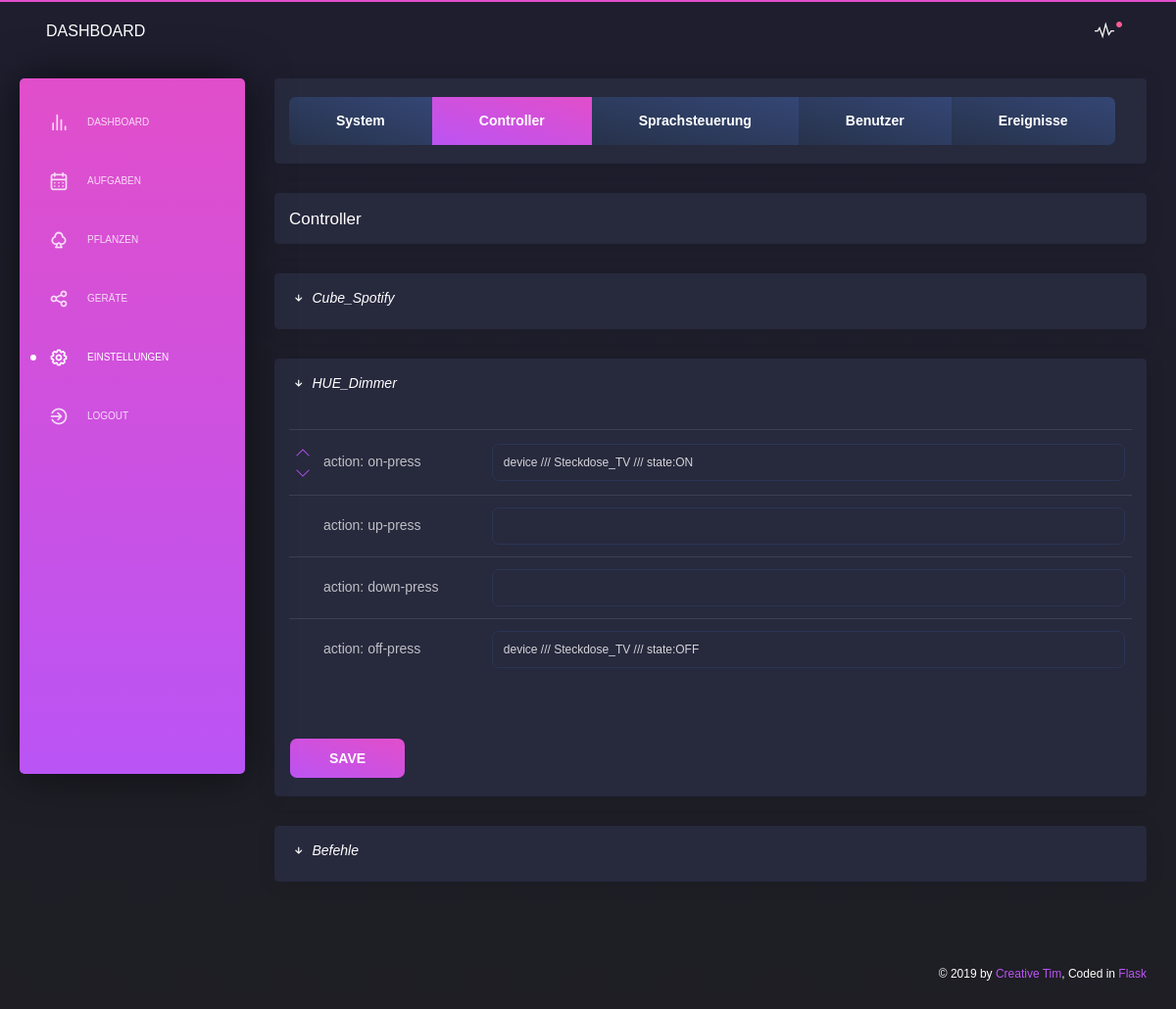
Page /settings/controller (signed in) on the committed database.
### app/database/models.py (models this page shows)
class Controller(db.Model):
    __tablename__   = 'controller'
    id              = db.Column(db.Integer, primary_key=True, autoincrement = True)
    device_ieeeAddr = db.Column(db.String(50), db.ForeignKey('devices.ieeeAddr'))
    device          = db.relationship('Devices')
    command_1       = db.Column(db.String(50))
    task_1          = db.Column(db.String(50))
    command_2       = db.Column(db.String(50))
    task_2          = db.Column(db.String(50))
    command_3       = db.Column(db.String(50))
    task_3          = db.Column(db.String(50))
    command_4       = db.Column(db.String(50))
    task_4          = db.Column(db.String(50))
    command_5       = db.Column(db.String(50))
    task_5          = db.Column(db.String(50))
    command_6       = db.Column(db.String(50))
    task_6          = db.Column(db.String(50))
    command_7       = db.Column(db.String(50))
    task_7          = db.Column(db.String(50))
    command_8       = db.Column(db.String(50))
    task_8          = db.Column(db.String(50))
    command_9       = db.Column(db.String(50))
    task_9          = db.Column(db.String(50))
    collapse        = db.Column(db.String(50))

class Devices(db.Model):
    __tablename__ = 'devices'
    id                            = db.Column(db.Integer, primary_key=True, autoincrement = True)
    name                          = db.Column(db.String(50), unique=True)
    gateway                       = db.Column(db.String(50))
    ieeeAddr                      = db.Column(db.String(50), unique=True)
    model                         = db.Column(db.String(50))
    device_type                   = db.Column(db.String(50))
    description                   = db.Column(db.String(200))
    input_values                  = db.Column(db.String(200))
    input_events                  = db.Column(db.String(200))
    commands                      = db.Column(db.String(200))
    last_contact                  = db.Column(db.String(50))
    last_values                   = db.Column(db.String(200))
    last_values_formated          = db.Column(db.String(200))
    exception_option              = db.Column(db.String(50))
    exception_setting             = db.Column(db.String(50))
    exception_sensor_ieeeAddr     = db.Column(db.String(50))
    exception_sensor_input_values = db.Column(db.String(50))
    exception_value_1             = db.Column(db.String(50))
    exception_value_2             = db.Column(db.String(50))
    exception_value_3             = db.Column(db.String(50))

### app/sites/settings_controller.py (the view, shortened to what this page needs)
@app.route('/settings/controller', methods=['GET', 'POST'])
@login_required
@permission_required
def settings_controller():
    RESET_CONTROLLER_COLLAPSE()
    UPDATE_CONTROLLER_EVENTS()
    """ #################### """
    """  controller settings """
    """ #################### """
    """ ######################## """
    """  controller task options """
    """ ######################## """
    list_device_command_options = []
    for device in GET_ALL_DEVICES("devices"):
        list_device_command_options.append((device.name, device.commands))
    """
    # list spotify devices / playlists
    spotify_token = GET_SPOTIFY_TOKEN()

    try:
        sp       = spotipy.Spotify(auth=spotify_token)
        sp.trace = False

        spotify_devices   = sp.devices()["devices"]
        spotify_playlists = sp.current_user_playlists(limit=20)["items"]

    except:
        spotify_devices   = ""
        spotify_playlists = ""

    """
    error_message_controller_tasks = CHECK_TASKS(GET_ALL_CONTROLLER(), "controller")
    list_controller = GET_ALL_CONTROLLER()
    data = {'navigation': 'settings', 'notification': ''}
    return render_template('layouts/default.html',
                            data=data,
                            content=render_template( 'pages/settings_controller.html',
                                                    error_message_controller_tasks=error_message_controller_tasks,
                                                    list_controller=list_controller,
                                                    list_device_command_options=list_device_command_options,
                                                    spotify_devices="",
                                                    spotify_playlists="",
                                                    )
                           )

### app/database/models.py (called while the page is built)
def GET_ALL_CONTROLLER():
    return Controller.query.all()

def RESET_CONTROLLER_COLLAPSE():
    list_controller = Controller.query.all()
    for controller in list_controller:
        controller.collapse = ""
        db.session.commit()

def GET_DEVICE_BY_NAME(name):
    for device in Devices.query.all():
        if device.name.lower() == name.lower():
            return device

def GET_DEVICE_BY_IEEEADDR(ieeeAddr):
    return Devices.query.filter_by(ieeeAddr=ieeeAddr).first()

def GET_USER_BY_ID(id):
    return User.query.get(int(id))

### app/sites/index.py (called while the page is built)
@login_manager.user_loader
def load_user(user_id):
    return GET_USER_BY_ID(user_id)

### app/templates/pages/settings_controller.html (shortened to what this page needs)
      <div class="content">
        <div class="row">
          <div class="col-md-12">
            <div class="card ">
              <div class="card-footer">
                <div class="btn-group flex-wrap" role="group" aria-label="Basic example">
                  <a href="/settings/system" class="btn btn-secondary btn-lg" role="button" aria-pressed="true">System</a>
                  <a href="/settings/controller" class="btn btn-primary btn-lg" role="button" aria-pressed="true">Controller</a>
                  <a href="/settings/speechcontrol" class="btn btn-secondary btn-lg" role="button" aria-pressed="true">Sprachsteuerung</a>
                  <a href="/settings/users" class="btn btn-secondary btn-lg" role="button" aria-pressed="true">Benutzer</a>
                  <a href="/settings/system_log" class="btn btn-secondary btn-lg" role="button" aria-pressed="true">Ereignisse</a>
                </div>
              </div>
            </div>
            <div class="card ">
              <div class="card-header">
                <h4 class="card-title"><b>Controller</b></h4>
              </div>
            </div>
{% for entry in list_controller %}
            <div class="card ">
              <div class="card-header">
                <a data-toggle="collapse" href="#collapse{{entry.id}}"><font color="white"><b><i class='uil uil-arrow-down'> {{entry.device.name}} </i></b></font></a>
                <br>
                <br>
              </div>
              <form method="POST">
                <div id="collapse{{entry.id}}" class="collapse{% if entry.collapse == "True" %}.show{% endif %}">
                  <div class="card-body">
                    <div class="table-responsive">
                      <table class="table tablesorter">
                        <tbody>
                          <tr>
                            <td style="width:3%">
                              <a href="/settings/controller/position/up/{{ entry.id }}#table_{{entry.id}}"><i class="tim-icons icon-minimal-up"></i></a>
                              <a href="/settings/controller/position/down/{{ entry.id }}#table_{{entry.id}}"><i class="tim-icons icon-minimal-down"></i></a>
                            </td>
                            <td style="width:20%">
                              {{ entry.command_1 | replace('"', '') | replace('{', '') | replace('}', '') | replace(':', ': ') | replace(',', ', ') }}
                            </td>
                            <td style="width:77%">
                              <input type="text" class="form-control" name="set_task_1_{{entry.id}}"
                                value="{% if entry.task_1 != None and entry.task_1 != "None" %}{{ entry.task_1 }}{% endif %}" />
                            </td>
                          </tr>
                          {% if entry.command_2 != "None" %}
                            <tr>
                              <td></td>
                              <td style="width:20%">
                                {{ entry.command_2 | replace('"', '') | replace('{', '') | replace('}', '') | replace(':', ': ') | replace(',', ', ') }}
                              </td>
                              <td style="width:77%">
                                <input type="text" class="form-control" name="set_task_2_{{entry.id}}"
                                  value="{% if entry.task_2 != None  and entry.task_2 != "None" %}{{ entry.task_2 }}{% endif %}" />
                              </td>
                            </tr>
                          {% endif %}
                          {% if entry.command_3 != "None" %}
                            <tr>
                              <td></td>
                              <td style="width:20%">
                                {{ entry.command_3 | replace('"', '') | replace('{', '') | replace('}', '') | replace(':', ': ') | replace(',', ', ') }}
                              </td>
                              <td style="width:77%">
                                <input type="text" class="form-control" name="set_task_3_{{entry.id}}"
                                  value="{% if entry.task_3 != None and entry.task_3 != "None" %}{{ entry.task_3 }}{% endif %}" />
                              </td>
                            </tr>
                          {% endif %}
                          {% if entry.command_4 != "None" %}
                            <tr>
                              <td></td>
                              <td style="width:20%">
                                {{ entry.command_4 | replace('"', '') | replace('{', '') | replace('}', '') | replace(':', ': ') | replace(',', ', ') }}
                              </td>
                              <td style="width:77%">
                                <input type="text" class="form-control" name="set_task_4_{{entry.id}}"
                                  value="{% if entry.task_4 != None and entry.task_4 != "None" %}{{ entry.task_4 }}{% endif %}" />
                              </td>
                            </tr>
                          {% endif %}
                        </tbody>
                      </table>
                    </div>
                  </div>
                  <div class="card-footer">
                    <button type="submit" onclick="window.location.href='/settings/controller#table_{{entry.id}}'" name="save_controller_settings" class="btn btn-fill btn-primary">SAVE</button>
                  </div>
                </form>
              </div>
            </div>
{% endfor %}
            <div class="card">
              <div class="card-header">
                <a data-toggle="collapse" href="#collapse_info"><font color="white"><b><i class='uil uil-arrow-down'> Befehle </i></b></font></a>
                <br>
                <br>
              </div>
            </div>
          </div>
        </div>
      </div>

### rows in the picture
Controller: device.name "Cube_Spotify"
Controller: device.name "HUE_Dimmer", command_1 "action: on-press", task_1 "device /// Steckdose_TV /// state:ON", command_2 "action: up-press", command_3 "action: down-press", command_4 "action: off-press", task_4 "device /// Steckdose_TV /// state:OFF"
